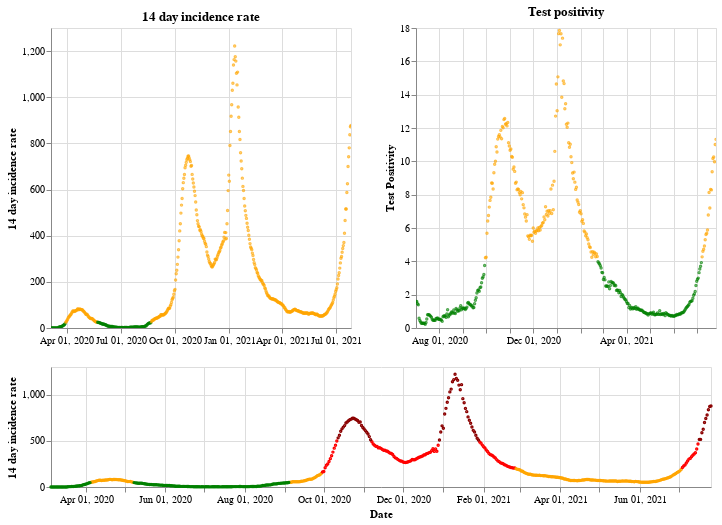

The cell this chart's notebook holds for it:
### Markdown cell above
## Northern Ireland

### Code cell
plot_traffic_light('Northern Ireland')

### Figure 1 — Vega-Lite specification as saved in the notebook (floating-point values rounded to 4 significant figures; data arrays with more than 128 entries replaced by an {"elided": "..."} marker saying what was removed)
{"config": {"view": {"continuousWidth": 400, "continuousHeight": 300}}, "vconcat": [{"hconcat": [{"mark": {"type": "point", "size": 2}, "encoding": {"color": {"condition": {"value": "green", "test": "(datum.twoWeeklyCasesRate <= 25)"}, "value": "orange"}, "tooltip": [{"type": "nominal", "field": "areaName"}, {"type": "temporal", "field": "date"}, {"type": "quantitative", "field": "twoWeeklyCasesRate"}, {"type": "quantitative", "field": "testPositivity"}], "x": {"type": "temporal", "axis": {"title": ""}, "field": "date", "scale": {"domain": {"selection": "DateBrush"}}, "timeUnit": "yearmonthdate"}, "y": {"type": "quantitative", "axis": {"title": "14 day incidence rate"}, "field": "twoWeeklyCasesRate"}}, "title": "14 day incidence rate", "width": 300}, {"mark": {"type": "point", "size": 2}, "encoding": {"color": {"condition": {"value": "green", "test": "(datum.testPositivity <= 4)"}, "value": "orange"}, "tooltip": [{"type": "nominal", "field": "areaName"}, {"type": "temporal", "field": "date"}, {"type": "quantitative", "field": "twoWeeklyCasesRate"}, {"type": "quantitative", "field": "testPositivity"}], "x": {"type": "temporal", "axis": {"title": ""}, "field": "date", "scale": {"domain": {"selection": "DateBrush"}}, "timeUnit": "yearmonthdate"}, "y": {"type": "quantitative", "axis": {"title": "Test Positivity"}, "field": "testPositivity"}}, "title": "Test positivity", "width": 300}]}, {"layer": [{"mark": {"type": "point", "size": 2}, "encoding": {"color": {"condition": {"value": "orange", "test": "(((datum.testPositivity < 4) && (datum.twoWeeklyCasesRate >= 50)) && (datum.twoWeeklyCasesRate < 200))"}, "value": "red"}, "opacity": {"condition": {"value": 1, "test": "((datum.twoWeeklyCasesRate >= 50) && (datum.twoWeeklyCasesRate < 500))"}, "value": 0}, "tooltip": [{"type": "nominal", "field": "areaName"}, {"type": "temporal", "field": "date"}, {"type": "quantitative", "field": "twoWeeklyCasesRate"}, {"type": "quantitative", "field": "testPositivity"}], "x": {"type": "temporal", "axis": {"title": "Date"}, "field": "date", "timeUnit": "yearmonthdate"}, "y": {"type": "quantitative", "axis": {"title": "14 day incidence rate"}, "field": "twoWeeklyCasesRate"}}, "selection": {"DateBrush": {"type": "interval", "encodings": ["x"], "fields": ["Time"]}}}, {"mark": {"type": "point", "size": 2}, "encoding": {"color": {"value": "darkred"}, "opacity": {"condition": {"value": 1, "test": "(datum.twoWeeklyCasesRate >= 500)"}, "value": 0}, "tooltip": [{"type": "nominal", "field": "areaName"}, {"type": "temporal", "field": "date"}, {"type": "quantitative", "field": "twoWeeklyCasesRate"}, {"type": "quantitative", "field": "testPositivity"}], "x": {"type": "temporal", "axis": {"title": "Date"}, "field": "date", "timeUnit": "yearmonthdate"}, "y": {"type": "quantitative", "axis": {"title": "14 day incidence rate"}, "field": "twoWeeklyCasesRate"}}}, {"mark": {"type": "point", "size": 2}, "encoding": {"color": {"condition": {"value": "green", "test": "((datum.testPositivity < 4) && (datum.twoWeeklyCasesRate < 50))"}, "value": "orange"}, "opacity": {"condition": {"value": 1, "test": "(datum.twoWeeklyCasesRate < 50)"}, "value": 0}, "tooltip": [{"type": "nominal", "field": "areaName"}, {"type": "temporal", "field": "date"}, {"type": "quantitative", "field": "twoWeeklyCasesRate"}, {"type": "quantitative", "field": "testPositivity"}], "x": {"type": "temporal", "axis": {"title": "Date"}, "field": "date", "timeUnit": "yearmonthdate"}, "y": {"type": "quantitative", "axis": {"title": "14 day incidence rate"}, "field": "twoWeeklyCasesRate"}}}], "height": 120, "width": 660}], "data": {"name": "data-4179a8421ab089fceee4dae06e8b98f2"}, "$schema": "https://vega.github.io/schema/vega-lite/v4.8.1.json", "datasets": {"data-4179a8421ab089fceee4dae06e8b98f2": {"elided": "509 records"}}}
